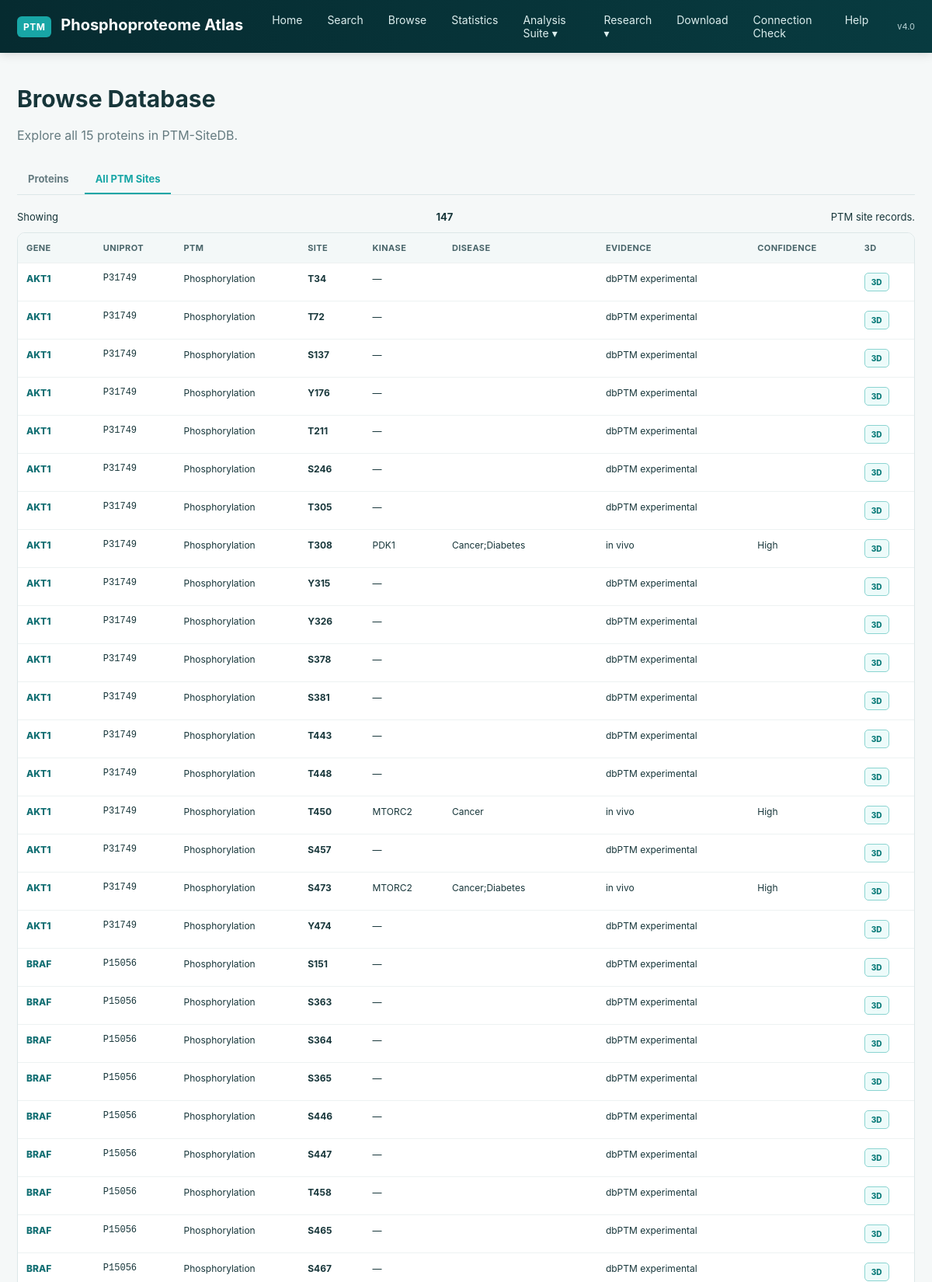
/browse?view=sites (upper part), run on the app's committed database.
### tables this page shows
CREATE TABLE ptm_sites (
    id INTEGER PRIMARY KEY AUTOINCREMENT,
    gene TEXT NOT NULL, uniprot TEXT NOT NULL, ptm_type TEXT NOT NULL,
    site TEXT NOT NULL, position INTEGER, flanking TEXT, kinase TEXT,
    disease_context TEXT, evidence TEXT, confidence TEXT, pmid TEXT,
    source_url TEXT, protein_id TEXT, validation_status TEXT, pmid_old TEXT, pmids_dbptm TEXT, pmid_count INTEGER, pmid_score INTEGER, evidence_level TEXT, status TEXT, review_note TEXT,
    UNIQUE(uniprot, ptm_type, site, pmid)
);

### app.py (the view, shortened to what this page needs)
@app.route("/browse")
def browse():
    view = request.args.get("view", "proteins")
    if view == "sites":
        rows = rows_from_db({})
        return render_template("browse.html", view=view, rows=rows,
                                total_proteins=len(PROTEIN_CATALOG))

### app.py (called while the page is built, shortened)
def rows_from_db(params=None):
    conn=db()
    sql="SELECT * FROM ptm_sites WHERE 1=1"
    vals=[]
    p=params or {}
    for key,col in [("q",None),("gene","gene"),("ptm_type","ptm_type"),("confidence","confidence"),
                    ("evidence","evidence"),("kinase","kinase"),("disease","disease_context")]:
        v=(p.get(key) or "").strip()
        if not v: continue
    sql += " ORDER BY gene, position, id"
    rows=conn.execute(sql,vals).fetchall()
    conn.close()
    return rows

### features.py (called while the page is built)
@bp.app_context_processor
def inject_nav():
    return {"FEATURES": FEATURES}

### services/dbutil.py (called while the page is built)
def db():
    conn = sqlite3.connect(DB)
    conn.row_factory = sqlite3.Row
    return conn

### templates/browse.html (shortened to what this page needs)
{% extends "base.html" %}{% block title %}Browse — PTM-SiteDB{% endblock %}{% block content %}
<div class="page-header"><h2>Browse Database</h2><p>Explore all {{total_proteins}} proteins in PTM-SiteDB.</p></div>
<div class="tabs">
<a class="tab{{ ' active' if view=='proteins' else '' }}" href="{{url_for('browse',view='proteins')}}">Proteins</a>
<a class="tab{{ ' active' if view=='sites' else '' }}" href="{{url_for('browse',view='sites')}}">All PTM Sites</a>
</div>
{% if view=='sites' %}
<p class="result-meta">Showing <b>{{rows|length}}</b> PTM site record{{'' if rows|length==1 else 's'}}.</p>
<div class="table-wrap"><table><thead><tr><th>Gene</th><th>UniProt</th><th>PTM</th><th>Site</th><th>Kinase</th><th>Disease</th><th>Evidence</th><th>Confidence</th><th>3D</th></tr></thead><tbody>
{% for r in rows %}<tr><td><a class="td-gene" href="{{url_for('protein',uniprot=r.uniprot)}}">{{r.gene}}</a></td><td class="mono">{{r.uniprot}}</td><td>{{r.ptm_type}}</td><td><b>{{r.site}}</b></td><td>{{r.kinase or '—'}}</td><td>{{r.disease_context}}</td><td>{{r.evidence}}</td><td>{{r.confidence}}</td><td><a class="btn3d" href="{{url_for('viewer',uniprot=r.uniprot)}}">3D</a></td></tr>{% endfor %}
</tbody></table></div>
{% endif %}
{% endblock %}

### static/css/main.css (style rules this page uses)
:root { --nav:#062b30;--nav2:#083b40;--teal:#18a6a6;--sky:#3aa8e6;--ink:#17363a;--muted:#657b80;--bg:#f5f8f8;--card:#fff;--line:#dce7e8;--green:#118b6e }
* { box-sizing:border-box }
body { margin:0;font-family:Inter,Segoe UI,Arial,sans-serif;background:var(--bg);color:var(--ink) }
a { color:inherit }
h2 { font-size:30px;margin:7px 0 10px }
.page-header { margin-bottom:25px }
.page-header p,.hero p { color:var(--muted);max-width:800px;line-height:1.65 }
.result-meta { display:flex;justify-content:space-between;align-items:center;margin:12px 0;font-size:13px }
.table-wrap { overflow:auto;background:white;border:1px solid var(--line);border-radius:10px }
table { width:100%;border-collapse:collapse }
.table-wrap>table { min-width:1000px }
th,td { padding:12px 11px;border-bottom:1px solid #edf2f2;text-align:left;font-size:12px;vertical-align:top }
th { background:#f3f8f8;color:#49656a;font-size:11px;text-transform:uppercase;letter-spacing:.4px;position:sticky;top:0 }
.td-gene { font-weight:800;color:#126f73;text-decoration:none }
.mono { font-family:ui-monospace,SFMono-Regular,Consolas,monospace }
.btn3d { display:inline-block;text-decoration:none;border:1px solid #8bd4d1;color:#087a78;background:#edfbfa;border-radius:5px;padding:5px 8px;font-weight:800;font-size:10px }
.tabs { display:flex;gap:6px;border-bottom:1px solid var(--line);margin-bottom:20px }
.tab { text-decoration:none;color:var(--muted);font-size:13px;font-weight:700;padding:10px 14px;border-bottom:2px solid transparent }
.tab.active { color:var(--teal);border-bottom-color:var(--teal) }

### data on the page
ptm_sites: gene "AKT1", uniprot "P31749", ptm_type "Phosphorylation", site "T34", kinase "—", evidence "dbPTM experimental"
ptm_sites: gene "AKT1", uniprot "P31749", ptm_type "Phosphorylation", site "T72", kinase "—", evidence "dbPTM experimental"
ptm_sites: gene "AKT1", uniprot "P31749", ptm_type "Phosphorylation", site "S137", kinase "—", evidence "dbPTM experimental"
ptm_sites: gene "AKT1", uniprot "P31749", ptm_type "Phosphorylation", site "Y176", kinase "—", evidence "dbPTM experimental"
ptm_sites: gene "AKT1", uniprot "P31749", ptm_type "Phosphorylation", site "T211", kinase "—", evidence "dbPTM experimental"
ptm_sites: gene "AKT1", uniprot "P31749", ptm_type "Phosphorylation", site "S246", kinase "—", evidence "dbPTM experimental"
ptm_sites: gene "AKT1", uniprot "P31749", ptm_type "Phosphorylation", site "T305", kinase "—", evidence "dbPTM experimental"
ptm_sites: gene "AKT1", uniprot "P31749", ptm_type "Phosphorylation", site "T308", kinase "PDK1", disease_context "Cancer;Diabetes", evidence "in vivo", confidence "High"
ptm_sites: gene "AKT1", uniprot "P31749", ptm_type "Phosphorylation", site "Y315", kinase "—", evidence "dbPTM experimental"
ptm_sites: gene "AKT1", uniprot "P31749", ptm_type "Phosphorylation", site "Y326", kinase "—", evidence "dbPTM experimental"
ptm_sites: gene "AKT1", uniprot "P31749", ptm_type "Phosphorylation", site "S378", kinase "—", evidence "dbPTM experimental"
ptm_sites: gene "AKT1", uniprot "P31749", ptm_type "Phosphorylation", site "S381", kinase "—", evidence "dbPTM experimental"
ptm_sites: gene "AKT1", uniprot "P31749", ptm_type "Phosphorylation", site "T443", kinase "—", evidence "dbPTM experimental"
ptm_sites: gene "AKT1", uniprot "P31749", ptm_type "Phosphorylation", site "T448", kinase "—", evidence "dbPTM experimental"
ptm_sites: gene "AKT1", uniprot "P31749", ptm_type "Phosphorylation", site "T450", kinase "MTORC2", disease_context "Cancer", evidence "in vivo", confidence "High"
ptm_sites: gene "AKT1", uniprot "P31749", ptm_type "Phosphorylation", site "S457", kinase "—", evidence "dbPTM experimental"
ptm_sites: gene "AKT1", uniprot "P31749", ptm_type "Phosphorylation", site "S473", kinase "MTORC2", disease_context "Cancer;Diabetes", evidence "in vivo", confidence "High"
ptm_sites: gene "AKT1", uniprot "P31749", ptm_type "Phosphorylation", site "Y474", kinase "—", evidence "dbPTM experimental"
ptm_sites: gene "BRAF", uniprot "P15056", ptm_type "Phosphorylation", site "S151", kinase "—", evidence "dbPTM experimental"
ptm_sites: gene "BRAF", uniprot "P15056", ptm_type "Phosphorylation", site "S363", kinase "—", evidence "dbPTM experimental"
ptm_sites: gene "BRAF", uniprot "P15056", ptm_type "Phosphorylation", site "S364", kinase "—", evidence "dbPTM experimental"
ptm_sites: gene "BRAF", uniprot "P15056", ptm_type "Phosphorylation", site "S365", kinase "—", evidence "dbPTM experimental"
ptm_sites: gene "BRAF", uniprot "P15056", ptm_type "Phosphorylation", site "S446", kinase "—", evidence "dbPTM experimental"
ptm_sites: gene "BRAF", uniprot "P15056", ptm_type "Phosphorylation", site "S447", kinase "—", evidence "dbPTM experimental"
ptm_sites: gene "BRAF", uniprot "P15056", ptm_type "Phosphorylation", site "T458", kinase "—", evidence "dbPTM experimental"
ptm_sites: gene "BRAF", uniprot "P15056", ptm_type "Phosphorylation", site "S465", kinase "—", evidence "dbPTM experimental"
ptm_sites: gene "BRAF", uniprot "P15056", ptm_type "Phosphorylation", site "S467", kinase "—", evidence "dbPTM experimental"

### other printed values
{{ total_proteins }} "15"
{{ rows|length }} "147"
{{ '' if rows|length==1 else 's' }} "s"
